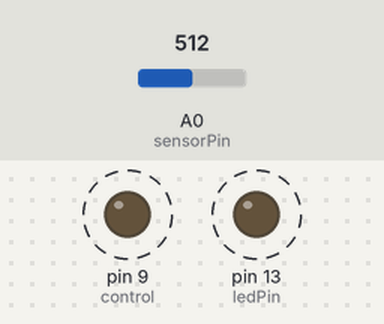
A sketch run on a simulated Arduino Uno, built with avr-gcc and run on an emulated ATmega328P. Parts: output pins drawn as LEDs (lit = HIGH). Dashed ring = blinking. The test bench sets the inputs (shaded band); at power-on: A0 (sensorPin) = 512.

Above: at 1.8 s.
1.9 s: A0 (sensorPin) set to 0
At 3.0 s:
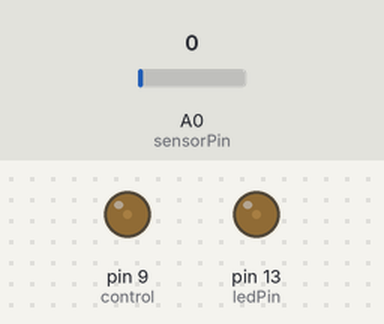
3.6 s: A0 (sensorPin) set to 122
At 3.9 s:
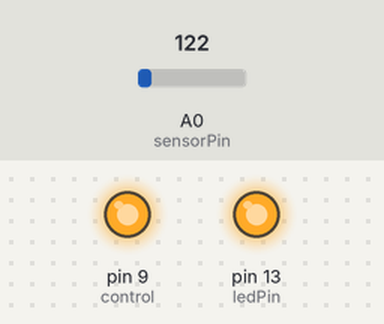
Timing chart, 0 to 13.1 s (numbered marks = the images above; inputs shaded):
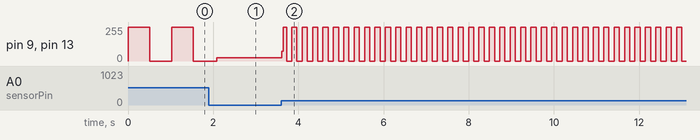

Measured:
- after the input at 3.6 s, pin 9 (control), pin 13 (ledPin): 24/255 → 74/255 at once, then moves between 0/255 and 255/255, repeating every 0.24 s
- by itself, pin 9 (control), pin 13 (ledPin): alternates 255/255 for 0.51 s and 0/255 for 0.51 s

The sketch:

potentiometer.ino
```cpp
int sensorPin = A0;    // select the input pin for the potentiometer
int ledPin = 13;      // select the pin for the LED
int control = 9;
int sensorValue = 0;  // variable to store the value coming from the sensor

void setup() {
  // declare the ledPin as an OUTPUT:
  pinMode(ledPin, OUTPUT);
  pinMode(control, OUTPUT);
}

void loop() {
  // read the value from the sensor:
  sensorValue = analogRead(sensorPin);
  // turn the ledPin on
  digitalWrite(ledPin, HIGH);
  digitalWrite(control, HIGH);
  // stop the program for <sensorValue> milliseconds:
  delay(sensorValue);
  // turn the ledPin off:
  digitalWrite(ledPin, LOW);
  digitalWrite(control, LOW);
  // stop the program for for <sensorValue> milliseconds:
  delay(sensorValue);
}
```
